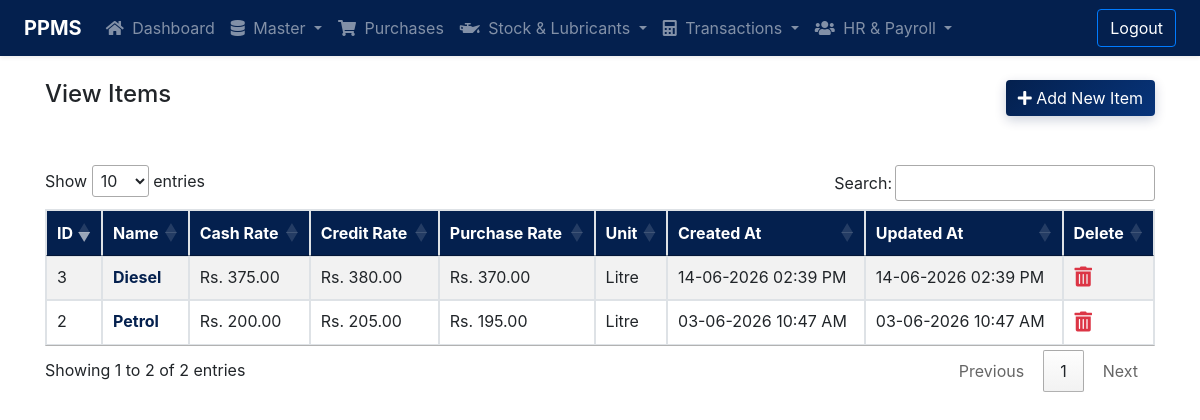
The page /items/items-list.php (signed in) on the database as committed earlier.
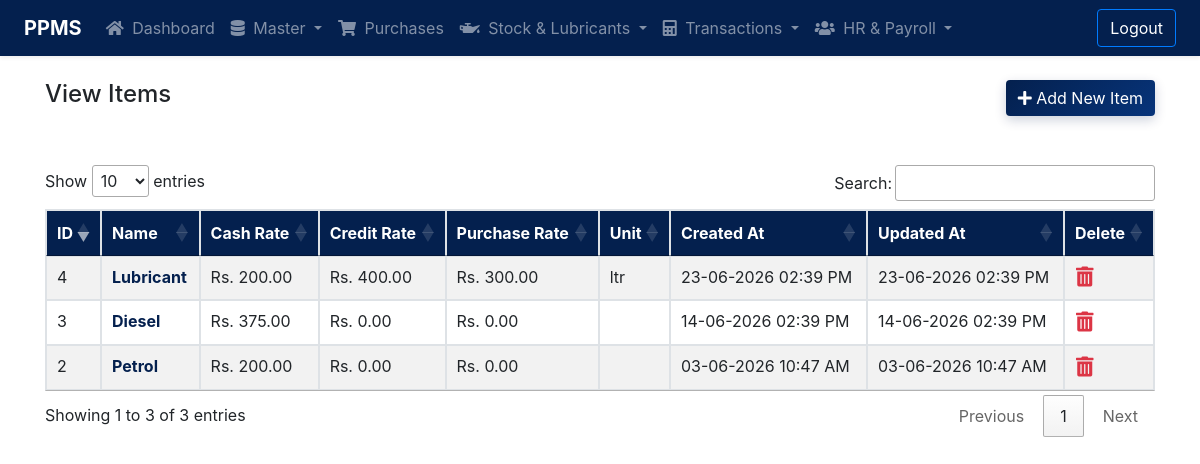
The same page on the database as committed later.
### tables this page shows
CREATE TABLE `tbl_items` (
  `id` int(11) NOT NULL,
  `name` varchar(128) NOT NULL,
  `cash_rate` decimal(10,2) NOT NULL,
  `credit_rate` decimal(10,2) NOT NULL DEFAULT 0.00,
  `purchase_rate` decimal(10,2) NOT NULL DEFAULT 0.00,
  `unit` varchar(64) NOT NULL DEFAULT '',
  `created_at` datetime NOT NULL DEFAULT current_timestamp(),
  `updated_at` datetime NOT NULL DEFAULT current_timestamp() ON UPDATE current_timestamp()
);

### items/items-list.php (the view, shortened to what this page needs)
<?php
require '../include/config.php';
?>
<!DOCTYPE html>
<html lang="en">
  <head>
		<link rel="stylesheet" href="https://stackpath.bootstrapcdn.com/bootstrap/4.3.1/css/bootstrap.min.css">
		<link rel="stylesheet" href="https://cdnjs.cloudflare.com/ajax/libs/font-awesome/5.11.2/css/all.min.css" />
		<link rel="stylesheet" href="https://cdn.jsdelivr.net/gh/fancyapps/fancybox@3.5.7/dist/jquery.fancybox.min.css" />
		<link rel="stylesheet" href="https://cdn.datatables.net/1.10.20/css/jquery.dataTables.min.css" />
		<link rel="stylesheet" href="../include/style.css?v=1.0.1" />
	</head>
	<body>
        <?php include('../include/navbar.php');?>
		<main class="main">
			<div class="container pt-4 pb-4">
				<div class="row mb-5 align-items-center">
					<div class="col-md-6">
						<h4>View Items</h4>
					</div>
					<div class="col-md-6 text-right">
						<a href="add-item.php" class="btn btn-primary"><i class="fas fa-plus"></i> Add New Item</a>
					</div>
				</div>
				<table id="itemsListTable" class="table table-striped table-bordered">
					<thead>
						<tr>
							<th>ID</th>
							<th>Name</th>
							<th>Cash Rate</th>
							<th>Credit Rate</th>
							<th>Purchase Rate</th>
							<th>Unit</th>
							<th>Created At</th>
							<th>Updated At</th>
							<th>Delete</th>
						</tr>
					</thead>
					<tbody>
						<?php
						$sql = "SELECT * FROM tbl_items ORDER BY id DESC";
						$result = mysqli_query($connection, $sql);
						$resultcheck = mysqli_num_rows($result);
						if($resultcheck > 0){
							while($row = mysqli_fetch_assoc($result)){
								echo'
									<tr>
										<td>'.$row['id'].'</td>
										<td><a href="edit-item.php?id='.$row['id'].'" class="font-weight-bold" style="color: var(--primary-color);">'.htmlspecialchars($row['name']).'</a></td>
										<td>Rs. '.number_format($row['cash_rate'], 2).'</td>
										<td>Rs. '.number_format($row['credit_rate'], 2).'</td>
										<td>Rs. '.number_format($row['purchase_rate'], 2).'</td>
										<td>'.htmlspecialchars($row['unit']).'</td>
										<td>'.date("d-m-Y h:i A", strtotime($row['created_at'])).'</td>
										<td>'.date("d-m-Y h:i A", strtotime($row['updated_at'])).'</td>
										<td><a class="btn btn-large btn-link p-0 text-danger" onclick="deleteitem('.$row['id'].')"><i class="fas fa-trash-alt" style="font-size: 20px;"></i></a></td>
									</tr>';
							}
						}
						?>
					</tbody>
				</table>
			</div>
		</main>
    </body>
</html>

Rows that differ between the two databases and show on the page:
added tbl_items: id "4", name "Lubricant", cash_rate "200.00", credit_rate "400.00", purchase_rate "300.00", unit "ltr", created_at "23-06-2026 02:39 PM", updated_at "23-06-2026 02:39 PM"
changed tbl_items "Diesel": credit_rate "380.00" → "0.00"; purchase_rate "370.00" → "0.00"; unit "Litre" → (not shown)
changed tbl_items "Petrol": credit_rate "205.00" → "0.00"; purchase_rate "195.00" → "0.00"; unit "Litre" → (not shown)
Other text that changed with them:
text written by a page script: "Show entries Search: Showing 1 to 2 of 2 entries Previous 1 Next" → "Show entries Search: Showing 1 to 3 of 3 entries Previous 1 Next"
